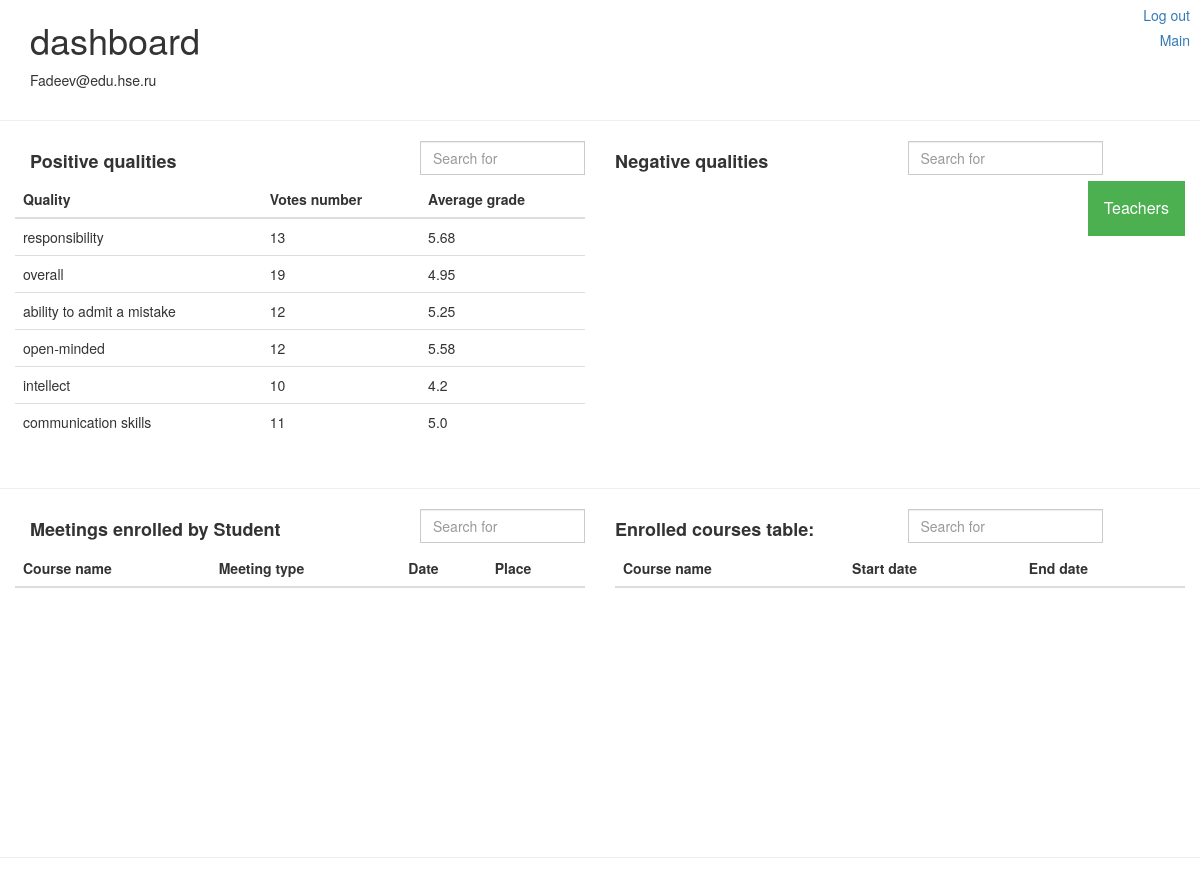
The page /dashboard (signed in) on the database its author committed.
### app/models.py (models this page shows, shortened)
class Merit(models.Model):
    name = models.CharField(max_length=45)
    description = models.CharField(max_length=50, blank=True, null=True)

### app/views.py (the view)
# urls.py: url(r'dashboard', views.dashboard, name='dashboard'),
def dashboard(request):
    current_user = request.user
    context = {'courses_enrolled': [],
               'first_name': current_user.first_name,
               'last_name': current_user.last_name,
               'email': current_user.email,
               'meeting_enrolled': []}
    students_enrolled = StudentEnrolled.objects.filter(student__user=current_user)
    for student_enrolled in students_enrolled:
        course_info = {'course_name': student_enrolled.course.name,
                       'start_date': student_enrolled.course.start_date,
                       'end_date': student_enrolled.course.end_date}
        context.get('courses_enrolled').append(course_info)
    students_attended = StudentAttends.objects.filter(student__user=current_user)
    for student_attended in students_attended:
        meeting = student_attended.meeting
        context.get('meeting_enrolled').append(meeting)
    meetings_list = sorted(context["meeting_enrolled"], key=lambda x: x.date)
    context["meeting_enrolled"] = meetings_list
    print(context["meeting_enrolled"])
    grade_actions = GradeAction.objects.all().filter(graded=current_user)
    context['positive_qualities'] = {}
    context['negative_qualities'] = {}
    def incr_average(merit, plus):
        last_count = merit[0]
        average = merit[1]
        merit[0] = last_count + 1
        merit[1] = round((average * last_count + plus) / merit[0], 2)
    for grade in grade_actions:
        merit = grade.merit
        if context['positive_qualities'].get(merit.name) == None:
            context['positive_qualities'][merit.name] = [0, 0]
        incr_average(context['positive_qualities'][merit.name], grade.grade)
    teachers_names = [teacher.user.username for teacher in Teacher.objects.all()]
    context["teachers_names"] = teachers_names
    return render(request, 'app/dashboard.html', context)

### app/templates/app/dashboard.html (shortened to what this page needs)
<!DOCTYPE html>
<html lang="en">
<head>
  <link rel="stylesheet" href="https://maxcdn.bootstrapcdn.com/bootstrap/3.3.7/css/bootstrap.min.css">
</head>
<body>
<a class="logoutLblPos hover" href="/accounts/logout">Log out</a>
<a class="mainLblPos hover" href="/">Main</a>
<div class="container">
  <h1>{{ first_name }} {{last_name}} dashboard</h1>
  <p>{{ email }}<p>
</div>
<hr />
<div class="container">
	<div class="row">
        <div class="col-md-4">
            <h4> <b> Positive qualities</b> </h4>
        </div>
        <div class="col-md-2">
            <form action="#" method="get">
                <div class="input-group">
                    <input class="form-control" id="system-search2" name="q" placeholder="Search for" required>
                </div>
            </form>
        </div>
        <div class="col-md-3">
            <h4> <b> Negative qualities </b> </h4>
        </div>
        <div class="col-md-3">
            <form action="#" method="get">
                <div class="input-group">
                    <input class="form-control" id="system-searc3" name="q" placeholder="Search for" required>
                </div>
            </form>
        </div>
        <br /><br />
    <div class="row">
		<div class="col-md-6" style="overflow-y:scroll; height: 200pt;">
    	 <table class="table table-list-search2 table-responsive">
                    <thead>
                        <tr>
                            <th>Quality</th>
                            <th>Votes number</th>
                            <th>Average grade</th>
                        </tr>
                    </thead>
                    <tbody class="scrollit">
                        {% for merit, item in positive_qualities.items %}
                            <tr>
                                <td>{{ merit }}</td>
                                <td>{{ item.0 }}</td>
                                <td>{{ item.1 }}</td>
                            </tr>
                        {% endfor %}
                    </tbody>
                </table>
		</div>
        <div class="col-md-6" style="overflow-y:scroll; height: 200pt;">
        <div class="dropdown">
        <button onclick="myFunction()" class="dropbtn">Teachers</button>
        </div>
		</div>
    </div>
	</div>
</div>
<br />
<hr />
<div class="container">
	<div class="row">
        <div class="col-md-4">
            <h4> <b> Meetings enrolled by Student</b> </h4>
        </div>
        <div class="col-md-2">
            <form action="#" method="get">
                <div class="input-group">
                    <input class="form-control" id="system-search1" name="q" placeholder="Search for" required>
                </div>
            </form>
        </div>
        <div class="col-md-3">
            <h4> <b> Enrolled courses table: </b> </h4>
        </div>
        <div class="col-md-3">
            <form action="#" method="get">
                <div class="input-group">
                    <input class="form-control" id="system-search" name="q" placeholder="Search for" required>
                </div>
            </form>
        </div>
        <br /><br />
    <div class="row">
		<div class="col-md-6" style="overflow-y:scroll; height: 200pt;">
    	 <table class="table table-list-search1 table-responsive">
                    <thead>
                        <tr>
                            <th>Course name</th>
                            <th>Meeting type</th>
                            <th>Date</th>
                            <th>Place</th>
                        </tr>
                    </thead>
                </table>
		</div>
        <div class="col-md-6" style="overflow-y:scroll; height: 200pt;">
    	 <table class="table table-list-search table-responsive">
                    <thead>
                        <tr>
                            <th>Course name</th>
                            <th>Start date</th>
                            <th>End date</th>
                        </tr>
                    </thead>
                </table>
		</div>
    </div>
	</div>
</div>
<br />
<hr />
</body>
</html>

### app/templates/app/dashboard.html (style rules this page uses)
.logoutLblPos { position:fixed; right:10px; top:5px; }
.mainLblPos { position:fixed; right:10px; top:30px; }
.dropbtn { background-color: #4CAF50; color: white; padding: 16px; font-size: 16px; border: none; cursor: pointer; }
.dropdown { float: right; position: relative; display: inline-block; }

### rows shown on the page
Merit: positive_qualities "responsibility"
Merit: positive_qualities "overall"
Merit: positive_qualities "ability to admit a mistake"
Merit: positive_qualities "open-minded"
Merit: positive_qualities "intellect"
Merit: positive_qualities "communication skills"

### other values the page prints
{{ email }} "Fadeev@edu.hse.ru"
{{ item.0 }} "13" "19" "12" "12" "10" "11"
{{ item.1 }} "5.68" "4.95" "5.25" "5.58" "4.2" "5.0"
